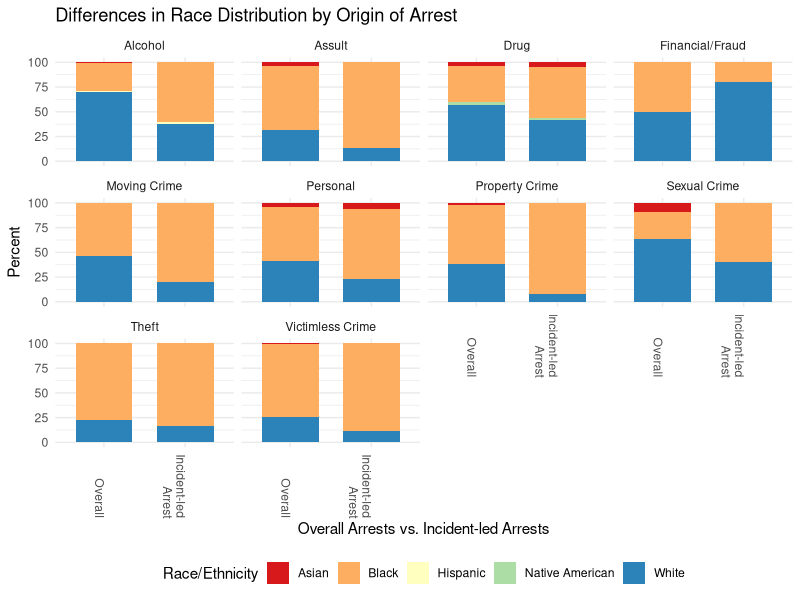
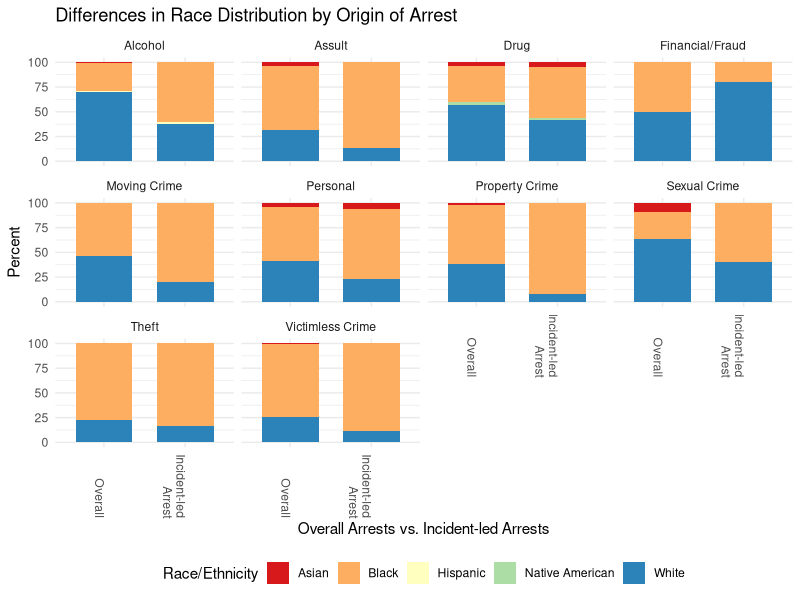

Write the R code that produced these figures, in order.
library("tidyverse")
library("readxl")
library("ggplot2")
library("RColorBrewer")

#setwd("~/Dropbox/UNC/Classes/HBEH720/Northside")

arrest_append <- read_excel("00_data/arrests_append.xlsx")

arrest_append2 <- arrest_append
arrest_append2$attached <- as.factor(arrest_append2$attached)
levels(arrest_append2$attached)[levels(arrest_append2$attached)==0] <- "Overall"
levels(arrest_append2$attached)[levels(arrest_append2$attached)==1]   <- "Incident-led\nArrest"

arrest_append2$race <- as.factor(arrest_append2$race)
levels(arrest_append2$race)[levels(arrest_append2$race)=="A"] <- "Asian"
levels(arrest_append2$race)[levels(arrest_append2$race)=="B"]   <- "Black"
levels(arrest_append2$race)[levels(arrest_append2$race)=="H"] <- "Hispanic"
levels(arrest_append2$race)[levels(arrest_append2$race)=="I"]   <- "Native American"
levels(arrest_append2$race)[levels(arrest_append2$race)=="W"] <- "White"
levels(arrest_append2$race)[levels(arrest_append2$race)=="U"]   <- "Unknown"

arrest_append2 %>%
  group_by(attached, arrest_cat, race) %>%
  summarise(count=n()) %>%
  mutate(perc=count/sum(count)) %>%
  ggplot(aes(x = factor(attached), y = perc*100, fill=factor(race))) +
  geom_bar(stat="identity", width = 0.7) +
  facet_wrap(~arrest_cat) +
  theme_minimal() +
  scale_fill_brewer(palette = "Spectral", name = "Race/Ethnicity") +
  labs(x="Overall Arrests vs. Incident-led Arrests",
       y="Percent",
       title="Differences in Race Distribution by Origin of Arrest") +
  theme(legend.position="bottom",
        axis.text.x = element_text(angle = -90, hjust = 1))
ggsave(filename = "02_figs/barplot.png")
